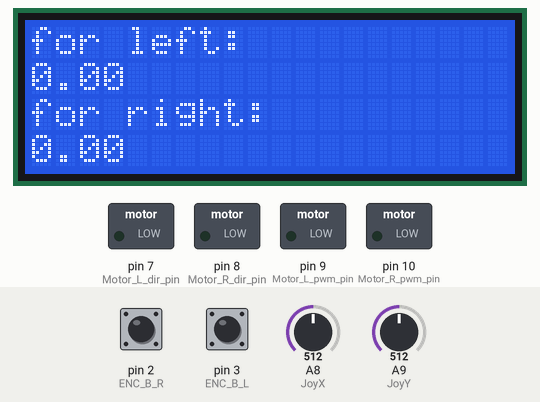
The sketch below on a simulated Arduino Mega 2560, built with avr-gcc and run on an emulated ATmega2560. Parts: 20×4 character LCD, switched loads named in the sketch (green lamp = pin HIGH). Inputs (shaded band) come from the test bench; at power-on: A9 (JoyY) = 512, A8 (JoyX) = 512, pin 2 (ENC_B_R) HIGH, pin 3 (ENC_B_L) HIGH. What the sketch prints to the serial monitor is not drawn.

Above: at 1.3 s.
1.4 s: A9 (JoyY) set to 560
At 2.6 s:
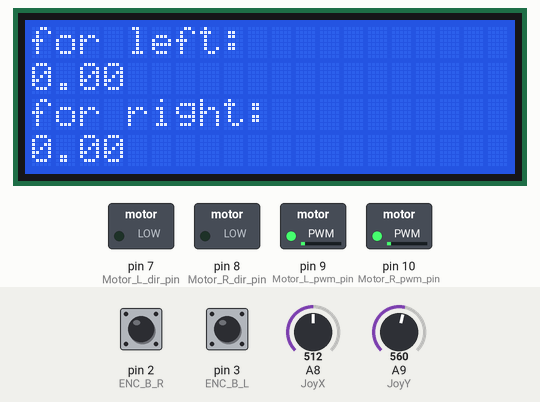
2.9 s: A9 (JoyY) set to 610
At 4.1 s:
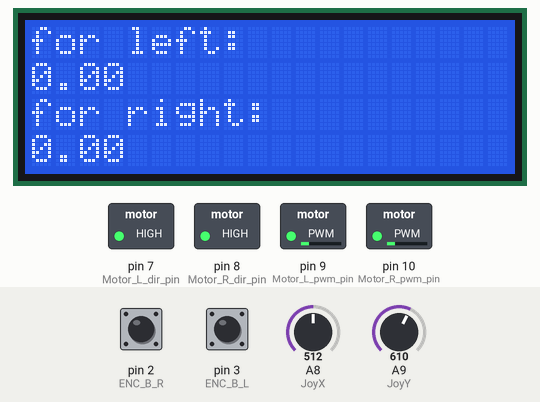
4.4 s: A9 (JoyY) set to 716
At 5.2 s:
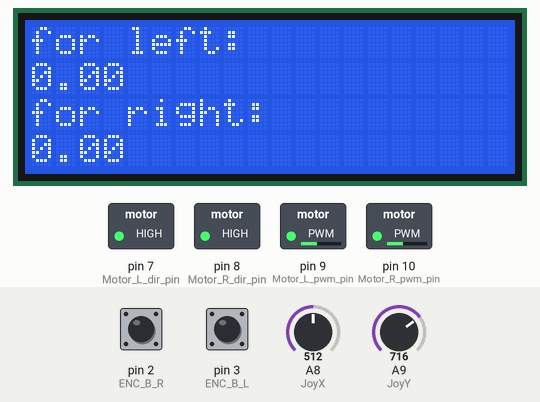
5.9 s: A8 (JoyX) set to 548
7.4 s: A8 (JoyX) set to 578
At 8.6 s:
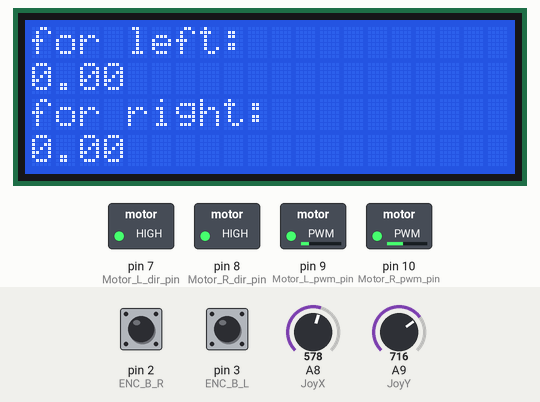
8.9 s: A8 (JoyX) set to 306
At 9.8 s:
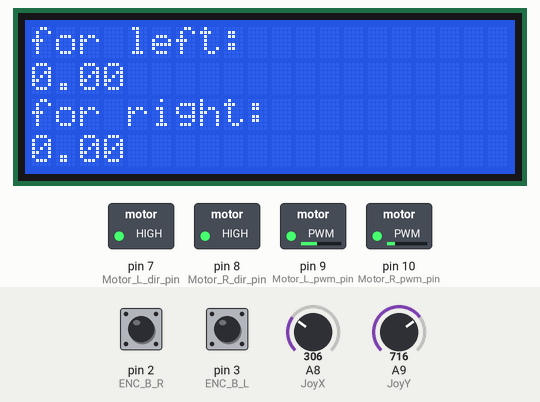
Timing chart, 0 to 11.4 s (numbered marks = the images above; inputs shaded):
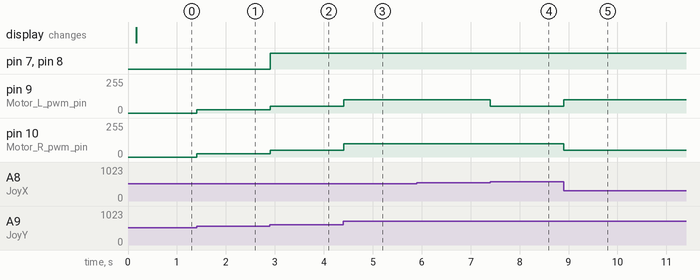

The sketch:

printWheelDistance.ino
```cpp
#include <LiquidCrystal.h>

// initialize the library by associating any needed LCD interface pin
// with the arduino pin number it is connected to
const int rs = 37, en = 36, d4 = 35, d5 = 34, d6 = 33, d7 = 32;
const int JoyX = A8, JoyY = A9;
LiquidCrystal lcd(rs, en, d4, d5, d6, d7);

#define ENC_A_L 23 // for direction sensing pin D24
#define ENC_B_L 3 // for pulse counting pin D3 = INT5
#define ENC_A_R 24 // for direction sensing pin D23
#define ENC_B_R 2 // for pulse counting pin D2 = INT4

#define Motor_L_dir_pin       7
#define Motor_R_dir_pin       8
#define Motor_L_pwm_pin       9
#define Motor_R_pwm_pin       10

int count_L=0;
int count_R=0;
// math for counting distance
int r = 3;                                        // 3 cm
const float pi = 3.14;
//int t=0;                                            //time, unit in s;
float D = 2 * pi * r;
  // here is a small experiment, when this car have full speed, the distance in 254 pluse is 16cm.  week 6
  //float p = 254 * D / 16;                           //how many pulse per round when the wheel move.
float p = 270;
double DistancePerPulse = 0.069;
double distance_L = 0;                                //distance in cm
double distance_R = 0;

void isr_L();
void isr_R();

int x,y,xp,xd,ySpeed,yd,pwm_L, pwm_R;

void setup()
{
    // setting encoder pins as input
  pinMode(ENC_A_L, INPUT);
  pinMode(ENC_B_L, INPUT);
  pinMode(ENC_A_R, INPUT);
  pinMode(ENC_B_R, INPUT);

  lcd.begin(20, 4);
  lcd.print("Hello, world! :)");
  delay(100);
  lcd.clear();
  Serial.begin(9600);
  Serial.println("SMS Messages Receiver");

  pinMode(JoyX,INPUT);  //X
  pinMode(JoyY,INPUT);  //Y
  pinMode(Motor_R_dir_pin,OUTPUT); //PWM
  pinMode(Motor_L_dir_pin,OUTPUT); //PWM
  pinMode(Motor_L_pwm_pin,OUTPUT); //PWM
  pinMode(Motor_R_pwm_pin,OUTPUT); //PWM

  attachInterrupt(digitalPinToInterrupt(ENC_B_L), isr_L, FALLING);
  attachInterrupt(digitalPinToInterrupt(ENC_B_R), isr_R, FALLING);
}

void loop()
{
  x = analogRead(JoyX);
  y = analogRead(JoyY);
  pwm_L=0, pwm_R=0;
  xd = map(x, 0, 1023, -10, 10);                     // x dirction
  ySpeed = map(y, 0, 1023, -255, 255);               // y speed, unit in Hz, 1 Hz is 6.28 rad/s, 6.28 Radians in a full circle

  if(y<550){                          // y dirction
    yd=0;
  }else if (y>600){
    yd=1;
  }

  if(ySpeed!=-1){
    digitalWrite(Motor_R_dir_pin,yd);
    digitalWrite(Motor_L_dir_pin,yd);
    if(ySpeed>0){
      pwm_L=ySpeed;
      pwm_R=ySpeed;
    }
    if(ySpeed<0){
      pwm_L=-ySpeed;
      pwm_R=-ySpeed;
    }
    if(xd<-1){
     pwm_L=pwm_L;
     pwm_R=pwm_R/2;
    }else if(xd>0){
     pwm_R=pwm_R;
     pwm_L=pwm_L/2;
    }
    analogWrite(Motor_L_pwm_pin,pwm_L);
    analogWrite(Motor_R_pwm_pin,pwm_R);
  }

  distance_L = count_L * DistancePerPulse;
  distance_R = count_R * DistancePerPulse;

  lcd.setCursor(0, 0);
  lcd.print("for left: ");
  lcd.setCursor(0, 1);
  lcd.print(distance_L);
  lcd.setCursor(0, 2);
  lcd.print("for right: ");
  lcd.setCursor(0, 3);
  lcd.print(distance_R);

}

void isr_L() {
  if(yd>0)
  {
    count_L++;
    }else {
      count_L--;
    }
}

void isr_R() {
  if(yd>0)
  {
    count_R++;
    }else {
      count_R--;
    }
}
```

Measured:
- the behaviour switches between 562 and 563 on A8 (JoyX) (found by bisection; images 3 and 4)
- after the input at 1.4 s, pin 9 (Motor_L_pwm_pin), pin 10 (Motor_R_pwm_pin): 0/255 → 24/255 at once
- after the input at 2.9 s, pin 7 (Motor_L_dir_pin), pin 8 (Motor_R_dir_pin): LOW → HIGH at once; pin 9 (Motor_L_pwm_pin), pin 10 (Motor_R_pwm_pin): 24/255 → 49/255 at once
- after the input at 4.4 s, pin 9 (Motor_L_pwm_pin), pin 10 (Motor_R_pwm_pin): 49/255 → 101/255 at once
- after the input at 5.9 s, every drawn part: stays the same
- after the input at 7.4 s, pin 9 (Motor_L_pwm_pin): 101/255 → 50/255 at once
- after the input at 8.9 s, pin 9 (Motor_L_pwm_pin): 50/255 → 101/255 at once; pin 10 (Motor_R_pwm_pin): 101/255 → 50/255 at once
